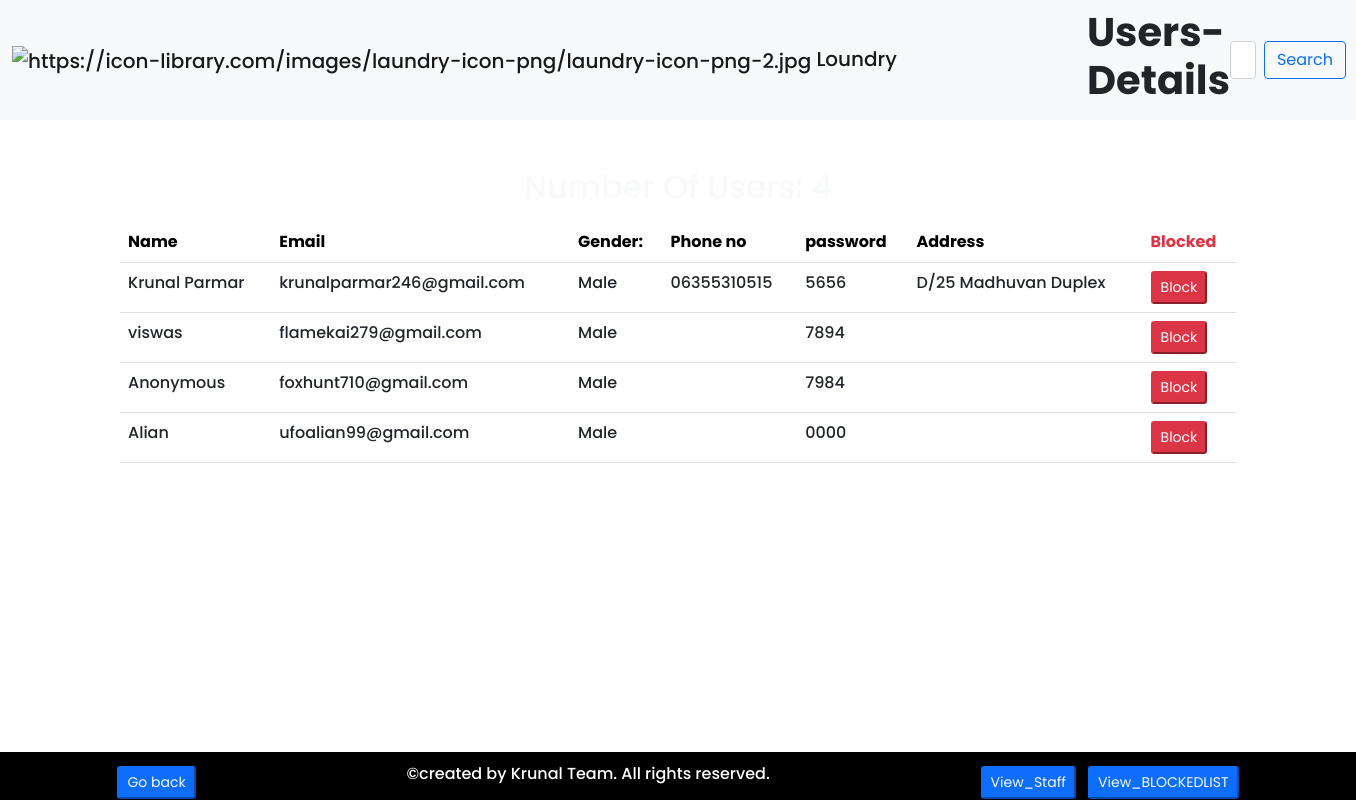
The page /view_users.php (signed in) on the database its author committed.
### tables this page shows
CREATE TABLE `users` (
  `id` int(11) NOT NULL,
  `name` varchar(255) NOT NULL,
  `email` varchar(255) NOT NULL,
  `gender` text NOT NULL,
  `password` varchar(255) NOT NULL,
  `phone` varchar(13) NOT NULL,
  `address` varchar(200) NOT NULL
);

### view_users.php (the view, shortened to what this page needs)
<?php
require 'config.php';
if (!empty(isset($_POST['sear']))) {
  $search = $_POST['search'];
  if ($search=='') {
    $query = "SELECT * FROM users";
    $result = mysqli_query($conn, $query);
  }
  elseif ($search=="male"||$search=="female"||$search=="fe"||$search=="ma"||$search=="Male"){
    $query = "SELECT * FROM users WHERE gender like'%$search%'";
    $result = mysqli_query($conn, $query);
  }
  else{
    $query = "SELECT * FROM users WHERE CONCAT(name,email,phone) LIKE'%$search%'";
    $result = mysqli_query($conn, $query);
  }
}
else {
$query = "SELECT * FROM users";
$result = mysqli_query($conn, $query);
}
?>
<!DOCTYPE html>
<html lang="en">
<head>
    <link rel="stylesheet" href="https://cdnjs.cloudflare.com/ajax/libs/font-awesome/6.5.2/css/all.min.css" />
    <link href="https://cdn.jsdelivr.net/npm/bootstrap@5.0.2/dist/css/bootstrap.min.css" rel="stylesheet">
  </head>
  <body>
    <nav class="navbar navbar-expand-lg navbar-light bg-light">
      <div class="container-fluid d-flex  justify-content-between">
        <a class="navbar-brand" href="#"><img class="sm" src="https://icon-library.com/images/laundry-icon-png/laundry-icon-png-2.jpg" alt="https://icon-library.com/images/laundry-icon-png/laundry-icon-png-2.jpg">&nbsp;Loundry</a>
        <h2>Users-Details</h2>
        <form class="d-flex" action="view_users.php" method="post">
        <input class="form-control me-2" type="search" placeholder="Name | Ph NO | Mail" aria-label="Search" name="search">
        <button class="btn btn-outline-primary" type="submit" name="sear">Search</button>
      </form>
      </div>
    </nav>
    <div class="container over border border-0 my-5" style="width:90vw;">
    <h2 class="text-center text-light my-3">Number Of Users: <?php echo mysqli_num_rows($result);?></h2>
    <?php if(mysqli_num_rows($result) > 0): ?>
      <table class="table table-hover" >
        <tr id="head">
          <th>Name</th>
          <th>Email</th>
          <th>Gender:</th>
          <th>Phone no</th>
          <th>password</th>
          <th>Address</th>
          <th class="text-danger">Blocked</th>
        </tr>
        <?php while($row = mysqli_fetch_assoc($result)): ?>
          <tr data-id="<?php echo $row['id'];?>">
            <td class="name"><?php echo $row['name']; ?></td>
            <td class="email"><?php echo $row['email']; ?></td>
            <td class="gender"><?php echo $row['gender']; ?></td>
            <td class="phone"><?php echo $row['phone']; ?></td>
            <td class=" password"><?php echo $row['password']; ?></td>
            <td class="address"><?php echo $row['address']; ?></td>
            <td>
                <button type="button" class="btn-sm btn-danger js">
                  Block
                </button>
            </td>
          </tr>
        <?php endwhile; ?>
      </table>
    <?php endif; ?>
  </div>
    <footer class="fixed-bottom">
    <div class="d-flex justify-content-around m-0">
      <button class="btn-sm btn-primary m-1"><a class="text-light"style="text-decoration:none;"href="dashboard2.php">Go back</a></button>
      <p>&copy;created by Krunal Team. All rights reserved.</p>
      <div>
      <button class="btn-sm btn-primary m-1">
        <a class="text-light" style="text-decoration:none;" href="view_staff.php">View_Staff</a>
      </button>
      <button class="btn-sm btn-primary m-1">
        <a class="text-light" style="text-decoration:none;" href="users_blockList.php">View_BLOCKEDLIST</a>
      </button>
      </div>
    </div>
    </footer>
  </body>
</html>

### view_users.php (style rules this page uses)
body { background-image: url("https://img.freepik.com/free-photo/vivid-blurred-colorful-wallpaper-background_58702-3772.jpg?w=1380&t=st=1714930757~exp=1714931357~hmac=04884fd75db732bc81ec6c1ba9d893e5e0358249b6b8307e0b67e91c7a8cd35b"); background-repeat: repeat-y; background-size: cover; box-sizing: border-box; font-family: "Poppins", sans-serif; font-weight: 500; font-style: normal; font-size:1rem; }
#head { position: sticky; top:0px; color:black; background-color: #fff; padding: 20px; }
tr { transition: all 0.2s ease; }
footer { width: 100%; height: 6vh; padding: 10px; background-color: black; color: #fff; text-align: center; }
img { width:30px; height:30px; }

### rows shown on the page
users: name "Krunal Parmar", email "krunalparmar246@gmail.com", gender "Male", phone "06355310515", password "5656", address "D/25 Madhuvan Duplex"
users: name "viswas", email "flamekai279@gmail.com", gender "Male", password "7894"
users: name "Anonymous", email "foxhunt710@gmail.com", gender "Male", password "7984"
users: name "Alian", email "ufoalian99@gmail.com", gender "Male", password "0000"
